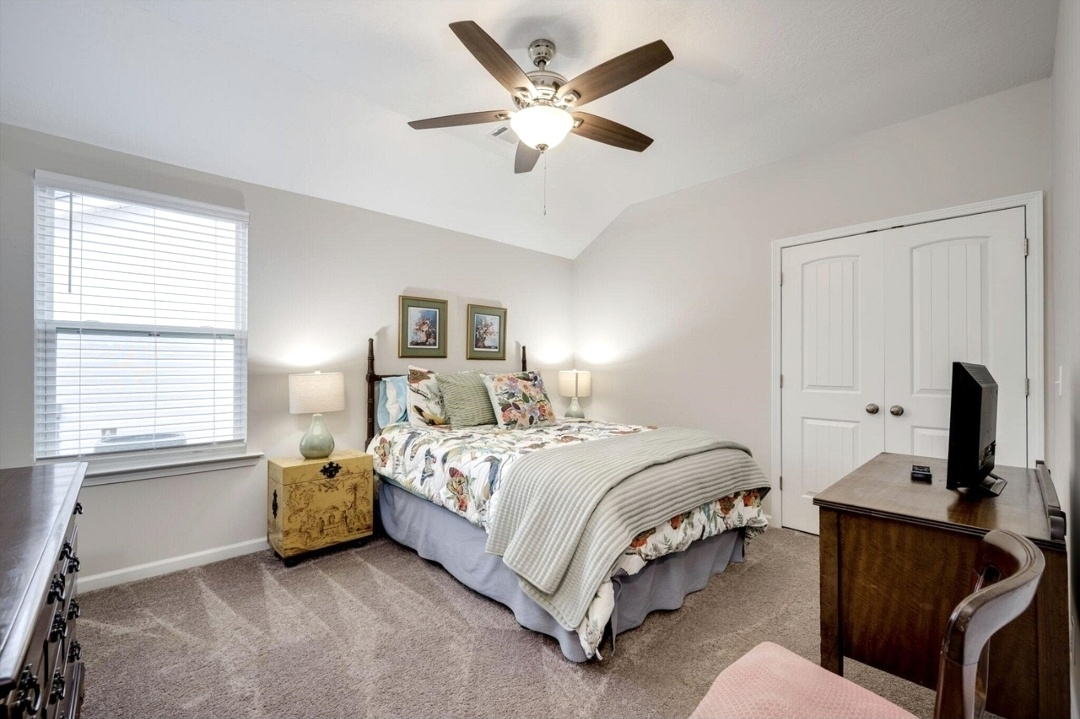
#> input picture images/enhanced/indoor/bedroom-1.jpg, 1080 x 719 px, found by its file name; its folder holds only this picture in this run
$ python Enhance_RealEstate.py
#> lines starting #> are read from the running program, lines starting #| are printed output that depends on the picture
#> in enhance_indoor, img is the input picture: PIL image 1080x719 RGB; mean R, G, B 171.7, 165.3, 160.1
import os
from PIL import Image, ImageEnhance

def enhance_outdoor(image_path, output_path):
    try:
        # Open and convert to standard RGB
        img = Image.open(image_path).convert('RGB')
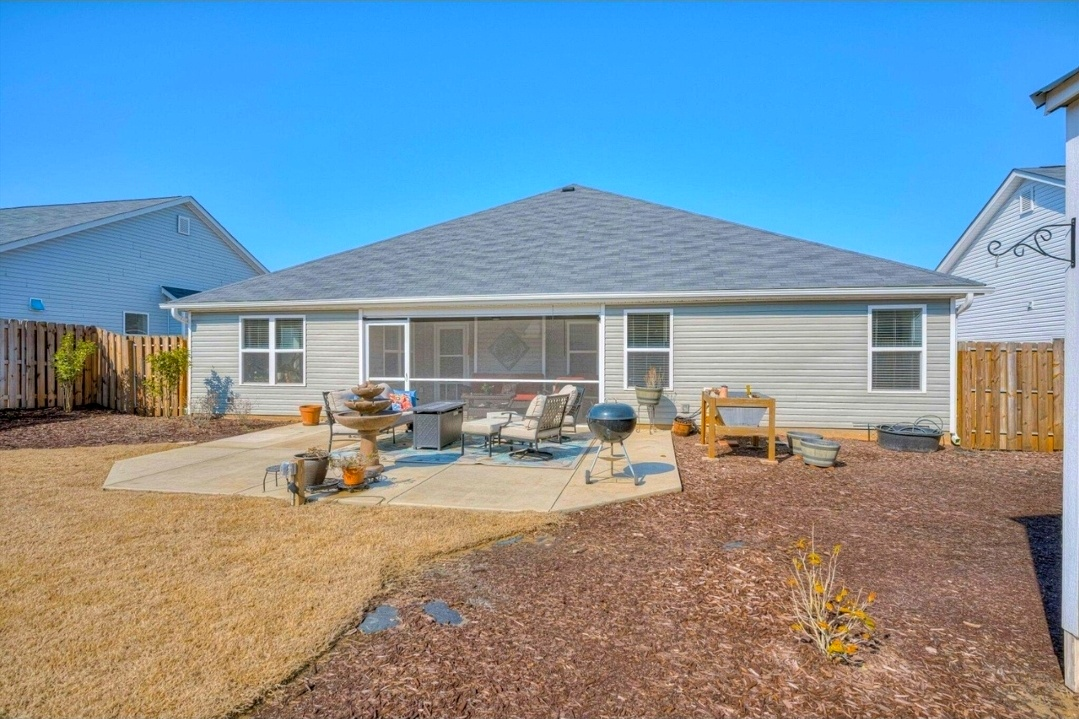
#> input picture images/enhanced/outdoor/backyard-looking-at-house.jpg, 1079 x 719 px, found by its file name
#> img is the input picture: PIL image 1079x719 RGB; mean R, G, B 125.6, 147.9, 162.4

        # 1. Brightness: Reduced from 1.08 to 1.02 to fix being "too bright"
        enhancer = ImageEnhance.Brightness(img)
        img = enhancer.enhance(1.02)

        # 2. Contrast: Reduced from 1.15 to 1.05 to soften the "harshness"
        enhancer = ImageEnhance.Contrast(img)
        img = enhancer.enhance(1.05)

        # 3. Saturation: Boosted from 1.25 to 1.35 specifically to make the grass greener
        enhancer = ImageEnhance.Color(img)
        img = enhancer.enhance(1.35)
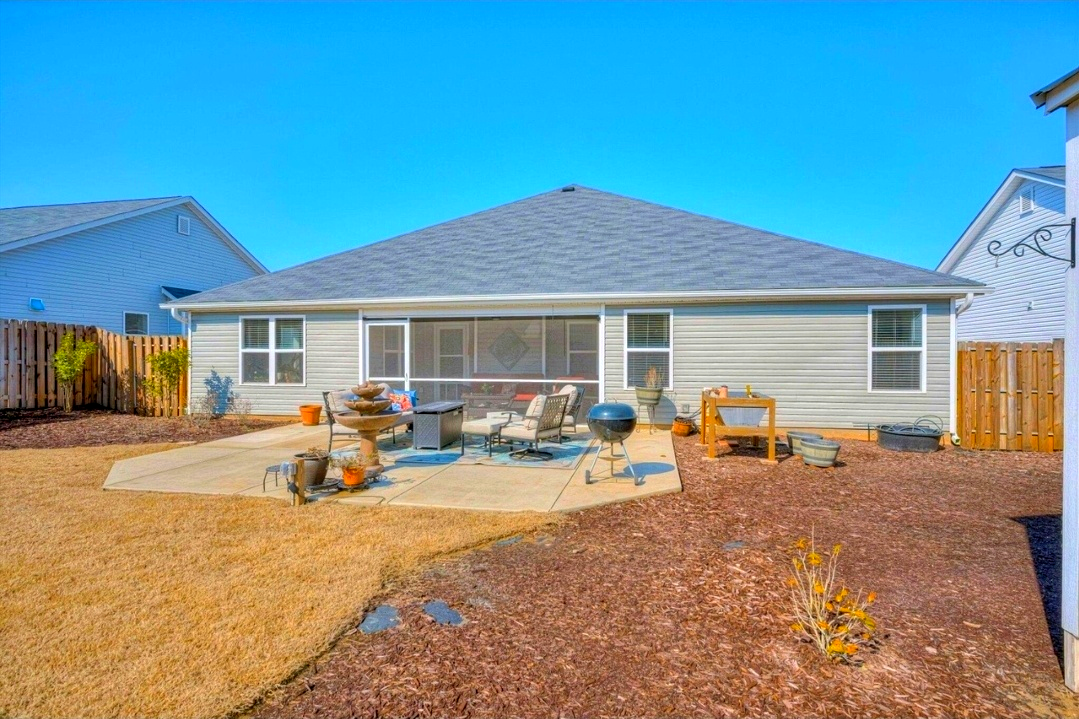
#> img: PIL image 1079x719 RGB; mean R, G, B 119.4, 151.7, 158.3

        # 4. Sharpness: Pulled back slightly so the foliage isn't crunchy
        enhancer = ImageEnhance.Sharpness(img)
        img = enhancer.enhance(1.1)

        # Save at high quality
        img.save(output_path, quality=95)
        return True
    except Exception as e:
        print(f"[!] Error processing {image_path}: {e}")
        return False

def enhance_indoor(image_path, output_path):
    try:
        # Open and convert to standard RGB
        img = Image.open(image_path).convert('RGB')

        # 1. Brightness: Reduced from 1.15 to 1.05 to lower harsh glare
        enhancer = ImageEnhance.Brightness(img)
        img = enhancer.enhance(1.05)

        # 2. Contrast: Reduced from 1.05 to 1.0 (flat) to keep shadows very soft and forgiving
        enhancer = ImageEnhance.Contrast(img)
        img = enhancer.enhance(1.00)

        # 3. Saturation: Slightly DESATURATE to remove yellow tungsten but not too aggressively (0.95)
        enhancer = ImageEnhance.Color(img)
        img = enhancer.enhance(0.95)

        # 4. Sharpness: Pulled down from 1.3 to 1.1 so edges aren't overly crispy or harsh looking
        enhancer = ImageEnhance.Sharpness(img)
        img = enhancer.enhance(1.1)

        img.save(output_path, quality=95)
        return True
    except Exception as e:
        print(f"[!] Error processing {image_path}: {e}")
        return False

def process_directory(input_dir, output_dir, process_func, label):
    if not os.path.exists(input_dir):
        print(f"Skipping {label} - Directory not found: {input_dir}")
        return

    os.makedirs(output_dir, exist_ok=True)

    count = 0
    total = sum(1 for f in os.listdir(input_dir) if f.lower().endswith(('.png', '.jpg', '.jpeg', '.webp')))

    if total == 0:
        print(f"No images found in {input_dir}")
        return

    print(f"Queueing {total} images from {label}...")

    for filename in os.listdir(input_dir):
        if filename.lower().endswith(('.png', '.jpg', '.jpeg', '.webp')):
            input_path = os.path.join(input_dir, filename)
            output_path = os.path.join(output_dir, filename)

            print(f"  -> Enhancing: {filename}")
            if process_func(input_path, output_path):
                count += 1

    print(f"Successfully styled {count}/{total} {label} images.\n")

def main():
    # Calculate paths realtive to the script location (assuming scripts/ folder)
    base_dir = os.path.dirname(os.path.dirname(os.path.abspath(__file__)))

    indoor_in = os.path.join(base_dir, 'images', 'raw', 'indoor')
    indoor_out = os.path.join(base_dir, 'images', 'enhanced', 'indoor')

    outdoor_in = os.path.join(base_dir, 'images', 'raw', 'outdoor')
    outdoor_out = os.path.join(base_dir, 'images', 'enhanced', 'outdoor')

    print("=========================================")
    print(" REAL ESTATE BATCH AUTO-ENHANCER STARTED ")
    print("=========================================\n")

    print("[1/2] Processing Indoor Photos (Focus: Bright, Airy, Neutralize Tungsten)")
    process_directory(indoor_in, indoor_out, enhance_indoor, "Indoor")

    print("[2/2] Processing Outdoor Photos (Focus: Punchy Contrast, Lush Greens, Sky)")
    process_directory(outdoor_in, outdoor_out, enhance_outdoor, "Outdoor")

    print("=========================================")
    print(" ALL BATCH PROCESSING COMPLETE! ")
    print(f" Output folders: \n - {indoor_out}\n - {outdoor_out}")
    print("=========================================")

if __name__ == "__main__":
    main()
